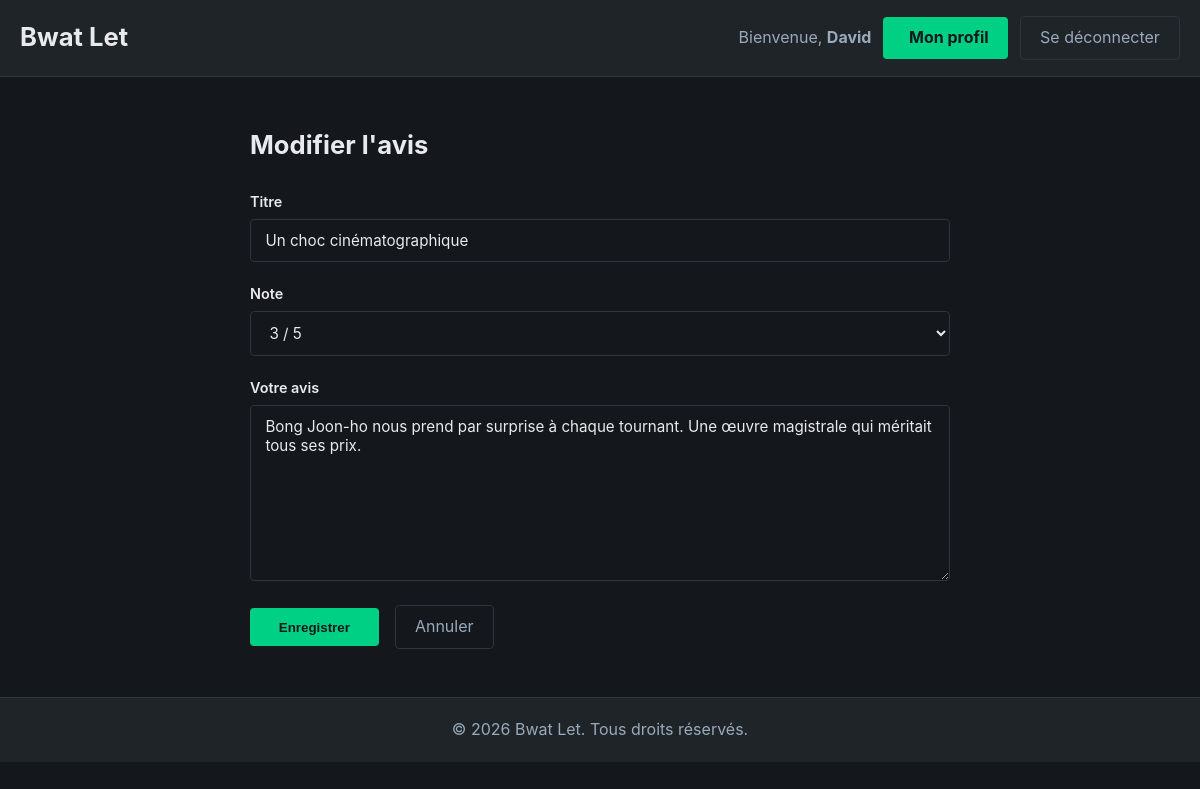
The page /modifier_avis.php?id=7 (signed in) on the database its author committed.
### tables this page shows
CREATE TABLE `avis` (
  `id_avis` bigint(20) UNSIGNED NOT NULL,
  `titre` varchar(255) NOT NULL,
  `texte` text NOT NULL,
  `note` tinyint(3) UNSIGNED NOT NULL,
  `dateCreation` datetime NOT NULL DEFAULT CURRENT_TIMESTAMP,
  `visible` tinyint(1) NOT NULL DEFAULT '1',
  `id_article` bigint(20) UNSIGNED NOT NULL,
  `id_utilisateur` bigint(20) UNSIGNED NOT NULL
);

### php/functions_query.php (called while the page is built, shortened)
<?php
require_once(__DIR__ . '/../includes/functions-DB.php');
function getAvis($mysqli, $id_avis) {
    $id_avis = (int) $id_avis;
    $sql = "SELECT avis.id_avis, avis.id_utilisateur, avis.id_article, avis.titre, avis.texte, avis.note, avis.dateCreation
            FROM avis
            WHERE avis.id_avis = $id_avis";
    $result = readDB($mysqli, $sql);
    return $result[0] ?? null;
}
function estAuteurAvis($mysqli, $id_avis, $id_utilisateur) {
    $id_avis        = (int) $id_avis;
    $id_utilisateur = (int) $id_utilisateur;
    $sql = "SELECT id_avis FROM avis
            WHERE id_avis       = $id_avis
              AND id_utilisateur = $id_utilisateur";
    $result = readDB($mysqli, $sql);
    return !empty($result);
}

### includes/functions-DB.php (called while the page is built, shortened)
<?php
function readDB($connexion, $sql_input) {
    $resultat = mysqli_query($connexion, $sql_input);
    return mysqli_fetch_all($resultat, MYSQLI_ASSOC);
}
?>

### modifier_avis.php (the view, shortened to what this page needs)
<?php
require_once("includes/functions-DB.php");
require_once("php/functions_query.php");
$id_avis = (int) ($_GET['id'] ?? 0);
$conn   = connectionDB();
$avis   = getAvis($conn, $id_avis);
?>
<!DOCTYPE html>
<html lang="fr">
<head>
    <link rel="stylesheet" href="styles/style.css">
</head>
<body>
    <?php include("static/header.php"); ?>
    <main>
        <div class="container">
            <div class="form-page">
                <h2>Modifier l'avis</h2>
                <form method="POST" action="modifier_avis.php?id=<?php echo $id_avis; ?>">
                    <div class="form-group">
                        <label for="titre">Titre</label>
                        <input type="text" id="titre" name="titre"
                               value="<?php echo htmlspecialchars($_POST['titre'] ?? $avis['titre']); ?>"
                               required>
                    </div>
                    <div class="form-group">
                        <label for="note">Note</label>
                        <select id="note" name="note" required>
                            <?php for ($i = 5; $i >= 1; $i--): ?>
                                <option value="<?php echo $i; ?>"
                                    <?php if ((int)($_POST['note'] ?? $avis['note']) === $i) echo 'selected'; ?>>
                                    <?php echo $i; ?> / 5
                                </option>
                            <?php endfor; ?>
                        </select>
                    </div>
                    <div class="form-group">
                        <label for="texte">Votre avis</label>
                        <textarea id="texte" name="texte" rows="8" required><?php echo htmlspecialchars($_POST['texte'] ?? $avis['texte']); ?></textarea>
                    </div>
                    <div class="form-actions">
                        <button type="submit" class="btn-primary">Enregistrer</button>
                        <a href="article.php?id=<?php echo $avis['id_article']; ?>" class="btn-login">Annuler</a>
                    </div>
                </form>
            </div>
        </div>
    </main>
    <?php include("static/footer.php"); ?>
</body>
</html>

### styles/style.css (style rules this page uses)
* { margin: 0; padding: 0; box-sizing: border-box; }
:root { --bg: #14181c; --surface: #1f2428; --border: #2e3440; --text: #9ab; --white: #e8eaed; --accent: #00d084; --red: #e05252; }
html { scroll-behavior: smooth; }
body { font-family: -apple-system, BlinkMacSystemFont, "Segoe UI", Roboto, Arial, sans-serif; background-color: var(--bg); color: var(--text); line-height: 1.6; }
a { text-decoration: none; color: inherit; }
.container { max-width: 1200px; margin: 0 auto; padding: 0 20px; }
.btn-primary { display: inline-block; background-color: var(--accent); color: var(--bg); padding: 0.7rem 1.8rem; border-radius: 4px; font-weight: bold; border: none; cursor: pointer; transition: background-color 0.2s; }
.btn-login, .btn-logout { color: var(--text); border: 1px solid var(--border); padding: 0.5rem 1.2rem; border-radius: 4px; transition: border-color 0.2s, color 0.2s; }
button { cursor: pointer; border: none; transition: background-color 0.2s; }
.form-group { display: flex; flex-direction: column; gap: 0.4rem; margin-bottom: 1.2rem; }
.form-group label { color: var(--white); font-weight: 600; font-size: 0.9rem; }
.form-group input, .form-group select, .form-group textarea { background-color: var(--bg); border: 1px solid var(--border); color: var(--white); padding: 0.7rem 0.9rem; border-radius: 4px; font-family: inherit; font-size: 0.95rem; outline: none; transition: border-color 0.2s; }
.form-group input::placeholder, .form-group textarea::placeholder { color: var(--text); }
.form-group select option { background-color: var(--surface); }
.form-actions { display: flex; gap: 1rem; align-items: center; margin-top: 1.5rem; }
.form-page { max-width: 700px; margin: 3rem auto; }
.form-page h2 { color: var(--white); font-size: 1.6rem; margin-bottom: 1.5rem; }

### rows shown on the page
avis: titre "Un choc cinématographique", note "3 / 5", texte "Bong Joon-ho nous prend par surprise à chaque tournant. Une œuvre magistrale qui méritait tous ses prix."

### other values the page prints
$_SESSION['prenom'] "David"
